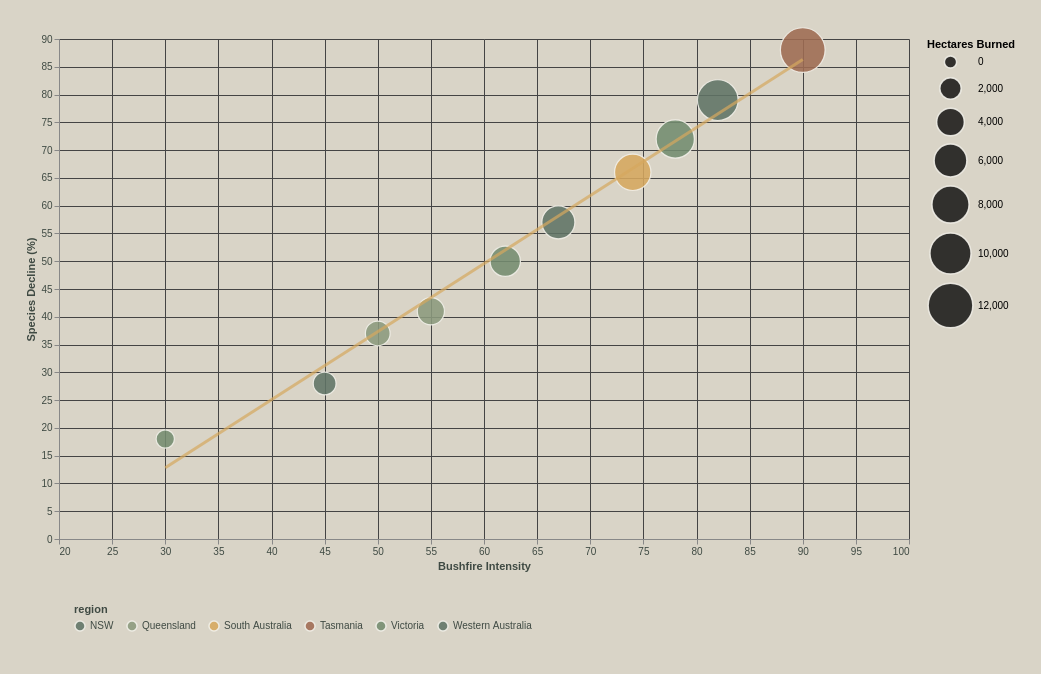

Source (Vega-Lite JSON):
### Vega-Lite specification from a JSON file in a GitHub repository (floating-point values rounded to 4 significant figures)
{"$schema": "https://vega.github.io/schema/vega-lite/v5.json", "width": 850, "height": 500, "padding": 25, "data": {"values": [{"fire_intensity": 30, "species_decline": 18, "hectares": 1200, "region": "Victoria"}, {"fire_intensity": 45, "species_decline": 28, "hectares": 2400, "region": "NSW"}, {"fire_intensity": 55, "species_decline": 41, "hectares": 3800, "region": "Queensland"}, {"fire_intensity": 62, "species_decline": 50, "hectares": 5000, "region": "Victoria"}, {"fire_intensity": 74, "species_decline": 66, "hectares": 7600, "region": "South Australia"}, {"fire_intensity": 82, "species_decline": 79, "hectares": 9800, "region": "NSW"}, {"fire_intensity": 90, "species_decline": 88, "hectares": 12000, "region": "Tasmania"}, {"fire_intensity": 67, "species_decline": 57, "hectares": 6100, "region": "Western Australia"}, {"fire_intensity": 50, "species_decline": 37, "hectares": 3000, "region": "Queensland"}, {"fire_intensity": 78, "species_decline": 72, "hectares": 8500, "region": "Victoria"}]}, "layer": [{"mark": {"type": "circle", "opacity": 0.88, "stroke": "#f3f1ea", "strokeWidth": 1.2}, "encoding": {"x": {"field": "fire_intensity", "type": "quantitative", "title": "Bushfire Intensity", "scale": {"domain": [20, 100]}, "axis": {"labelColor": "#3f4a43", "titleColor": "#3f4a43", "gridColor": "#444"}}, "y": {"field": "species_decline", "type": "quantitative", "title": "Species Decline (%)", "axis": {"labelColor": "#3f4a43", "titleColor": "#3f4a43", "gridColor": "#444"}}, "size": {"field": "hectares", "type": "quantitative", "title": "Hectares Burned", "scale": {"range": [150, 2000]}}, "color": {"field": "region", "type": "nominal", "scale": {"range": ["#607466", "#8b9a7d", "#d6a85f", "#9f6b53", "#748c70"]}, "legend": {"orient": "bottom", "direction": "horizontal", "labelColor": "#3f4a43", "titleColor": "#3f4a43", "padding": 15}}, "tooltip": [{"field": "region"}, {"field": "fire_intensity", "title": "Intensity"}, {"field": "species_decline", "title": "Species Decline (%)"}, {"field": "hectares", "title": "Hectares Burned"}]}}, {"mark": {"type": "line", "color": "#d6a85f", "strokeWidth": 3, "opacity": 0.7}, "transform": [{"regression": "species_decline", "on": "fire_intensity"}], "encoding": {"x": {"field": "fire_intensity", "type": "quantitative"}, "y": {"field": "species_decline", "type": "quantitative"}}}], "config": {"background": "#d9d4c7", "view": {"stroke": null}}}
